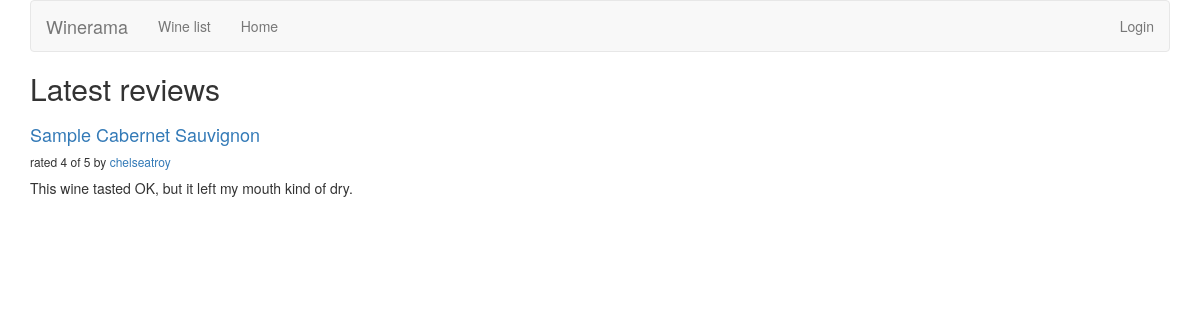
The app's page /reviews/ with its own data.
### reviews/models.py (models this page shows, shortened)
class Review(models.Model):
    RATING_CHOICES = (
        (1, '1'),
        (2, '2'),
        (3, '3'),
        (4, '4'),
        (5, '5'),
    )
    wine = models.ForeignKey(Wine)
    pub_date = models.DateTimeField('date published')
    user_name = models.CharField(max_length=100)
    comment = models.CharField(max_length=200)
    rating = models.IntegerField(choices=RATING_CHOICES)

class Wine(models.Model):
    name = models.CharField(max_length=200)

### reviews/views.py (the view)
def review_list(request):
    latest_review_list = Review.objects.order_by('-pub_date')[:9]
    context = {'latest_review_list':latest_review_list}
    return render(request, 'reviews/review_list.html', context)

### reviews/templates/reviews/review_list.html
{% extends 'base.html' %}
{% block title %}
<h2>Latest reviews</h2>
{% endblock %}
{% block content %}
{% if latest_review_list %}
<div class="row">
    {% for review in latest_review_list %}
    <div class="col-xs-6 col-lg-4">
        <h4><a href="{% url 'reviews:review_detail' review.id %}">
        {{ review.wine.name }}
        </a></h4>
        <h6>rated {{ review.rating }} of 5 by <a href="{% url 'reviews:user_review_list' review.user_name %}" >{{ review.user_name }}</a></h6>
        <p>{{ review.comment }}</p>
    </div>
    {% endfor %}
</div>
{% else %}
<p>No reviews are available.</p>
{% endif %}
{% endblock %}

### records on screen
Review: wine.name "Sample Cabernet Sauvignon", rating "4", user_name "chelseatroy", comment "This wine tasted OK, but it left my mouth kind of dry."
